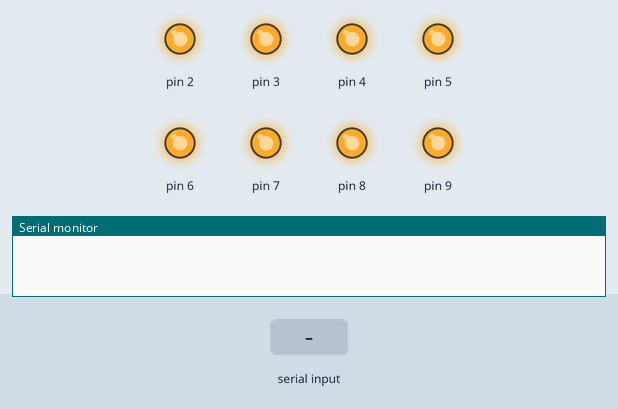
Recording of a sketch running on a simulated Arduino Uno, built with avr-gcc and run on an emulated ATmega328P. Shown: output pins drawn as LEDs (lit = HIGH), the last lines printed to the serial monitor. Inputs (shaded band) come from the test bench.

Above: at 1.2 s.
1.3 s: "a" received over the second serial link
At 2.0 s:
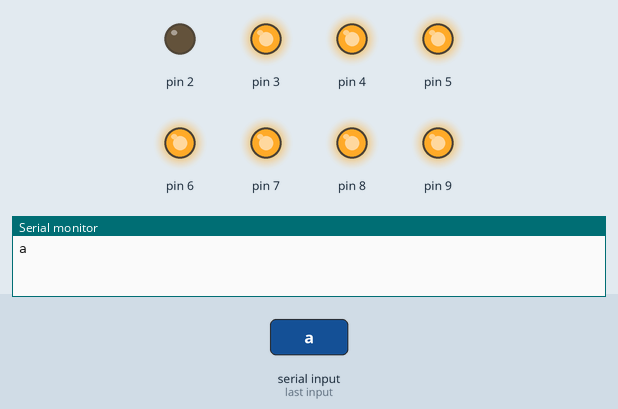
2.8 s: "b" received over the second serial link
At 3.1 s:
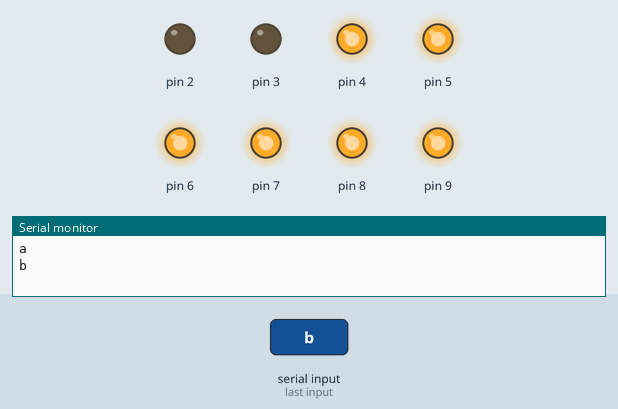
4.3 s: "1" received over the second serial link
At 5.5 s:
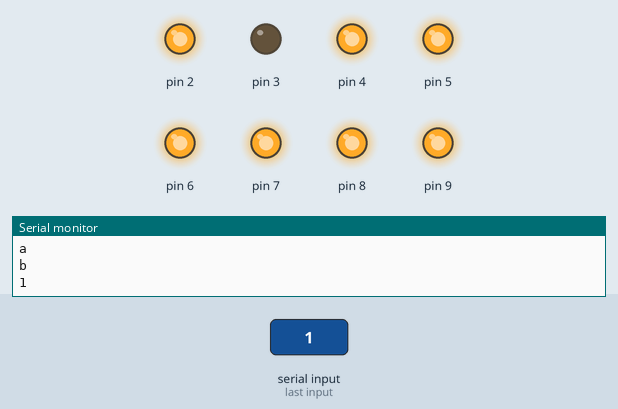
5.8 s: "c" received over the second serial link
At 6.6 s:
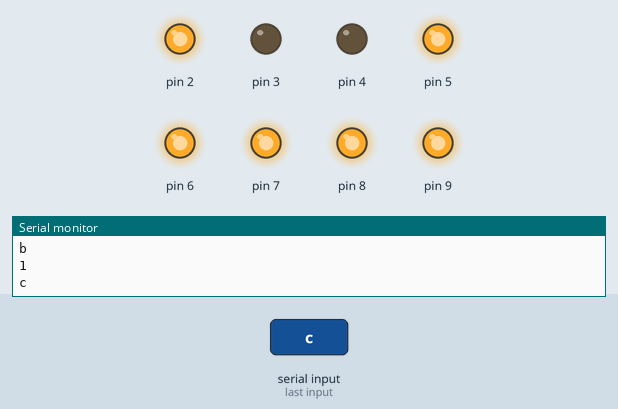
7.3 s: "d" received over the second serial link
At 7.7 s:
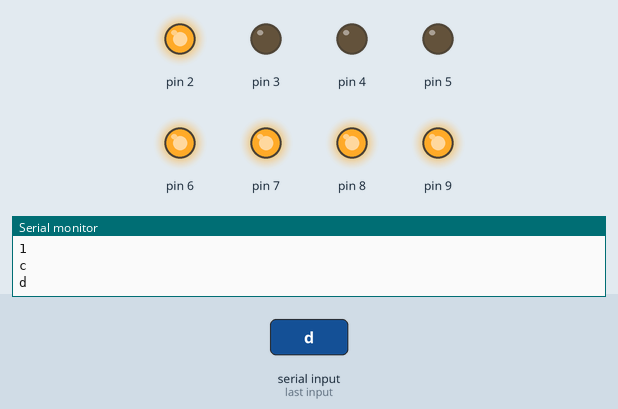
8.8 s: "e" received over the second serial link
At 10.1 s:
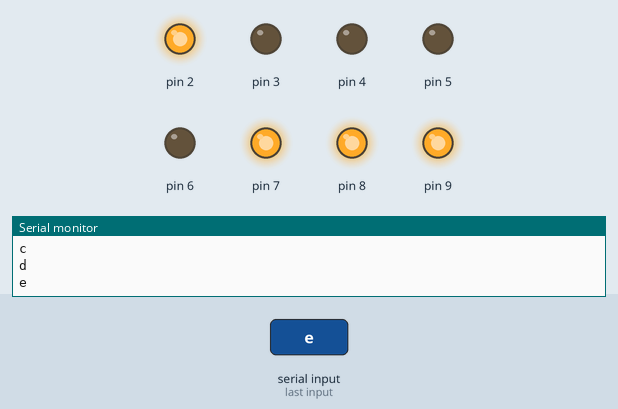
Timing chart, 0 to 11.3 s (numbered marks = the images above; inputs shaded):
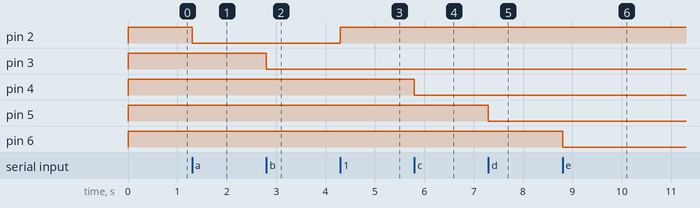

The sketch:

HomeAutomation.ino
```cpp
#include <SoftwareSerial.h>

SoftwareSerial bluetooth(0, 1); // RX, TX
char BluetoothData, i;
void setup()
{
  for( i = 2; i <= 9; i++){
    pinMode(i, OUTPUT);
    digitalWrite(i, HIGH);
  }
  Serial.begin(9600);
  bluetooth.begin(9600);
}

void loop()
{
  while (bluetooth.available()){
    BluetoothData = bluetooth.read();
    Serial.println(BluetoothData);

    if (BluetoothData == '1'){
      digitalWrite(2, HIGH);
    }

    if (BluetoothData == 'a'){
      digitalWrite(2, LOW);
    }

    if (BluetoothData == '2'){
      digitalWrite(3, HIGH);
    }

    if (BluetoothData == 'b'){
      digitalWrite(3, LOW);
    }
    if (BluetoothData == '3'){
      digitalWrite(4, HIGH);
    }

    if (BluetoothData == 'c'){
      digitalWrite(4, LOW);
    }
    if (BluetoothData == '4'){
      digitalWrite(5, HIGH);
    }

    if (BluetoothData == 'd'){
      digitalWrite(5, LOW);
    }
    if (BluetoothData == '5'){
      digitalWrite(6, HIGH);
    }

    if (BluetoothData == 'e'){
      digitalWrite(6, LOW);
    }
    if (BluetoothData == '6'){
      digitalWrite(7, HIGH);
    }

    if (BluetoothData == 'f'){
      digitalWrite(7, LOW);
    }
    if (BluetoothData == '7'){
      digitalWrite(8, HIGH);
    }

    if (BluetoothData == 'g'){
      digitalWrite(8, LOW);
    }
    if (BluetoothData == '8'){
      digitalWrite(9, HIGH);
    }

    if (BluetoothData == 'h'){
      digitalWrite(9, LOW);
    }
    if (BluetoothData == '0'){
      for (i = 2; i <= 9; i++){
        digitalWrite(i, LOW);
        delay(350);
      }
    }
    delay(10);
  }
}
```

Measured:
- after the input at 1.3 s, pin 2: HIGH → LOW at once
- after the input at 2.8 s, pin 3: HIGH → LOW at once
- after the input at 4.3 s, pin 2: LOW → HIGH at once
- after the input at 5.8 s, pin 4: HIGH → LOW at once
- after the input at 7.3 s, pin 5: HIGH → LOW at once
- after the input at 8.8 s, pin 6: HIGH → LOW at once
